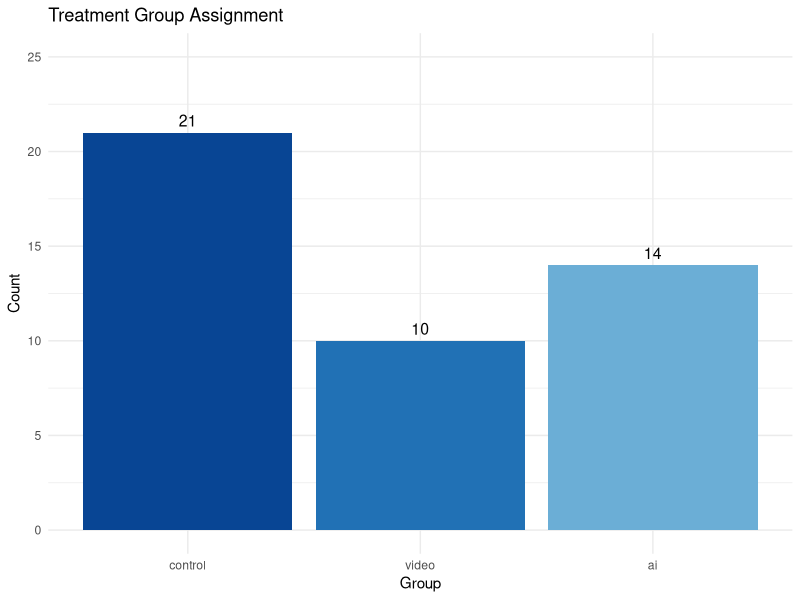
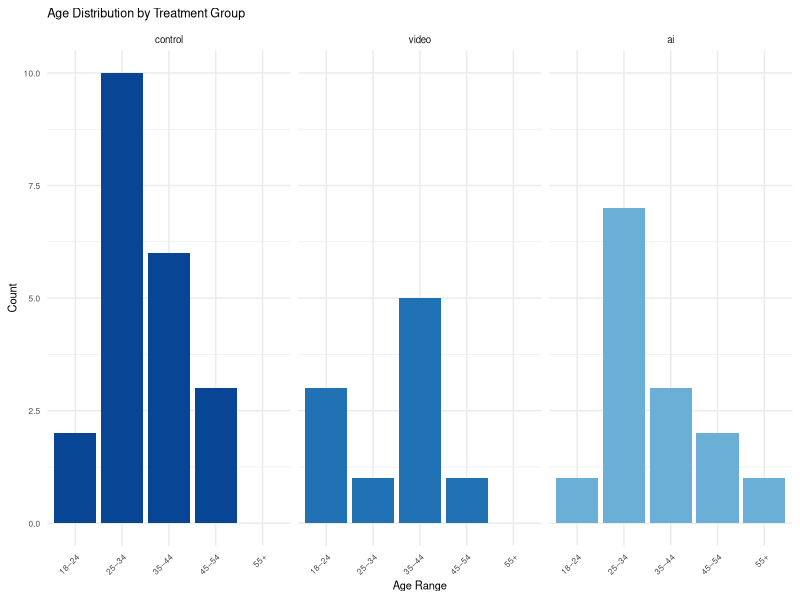
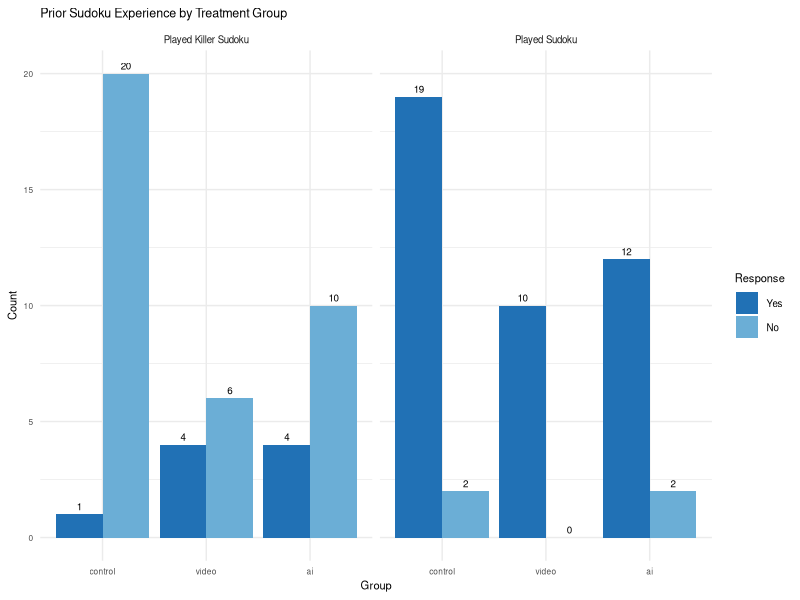
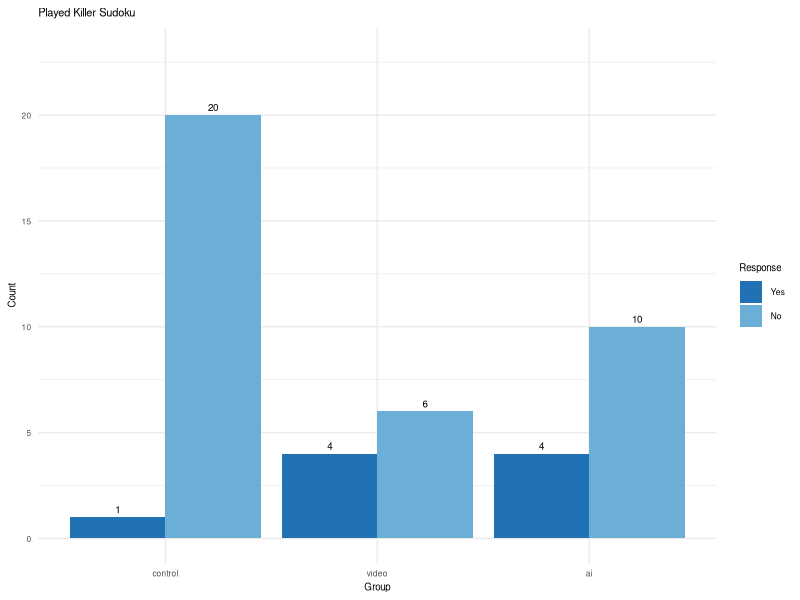
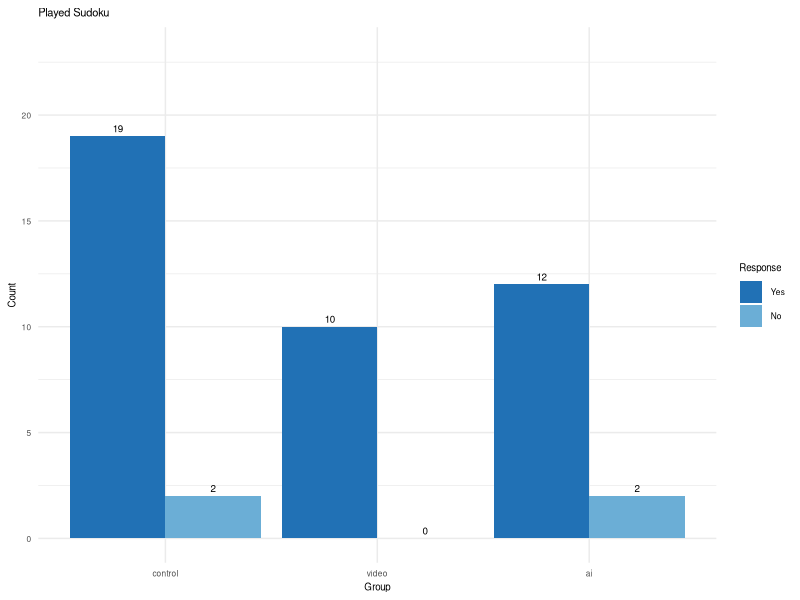
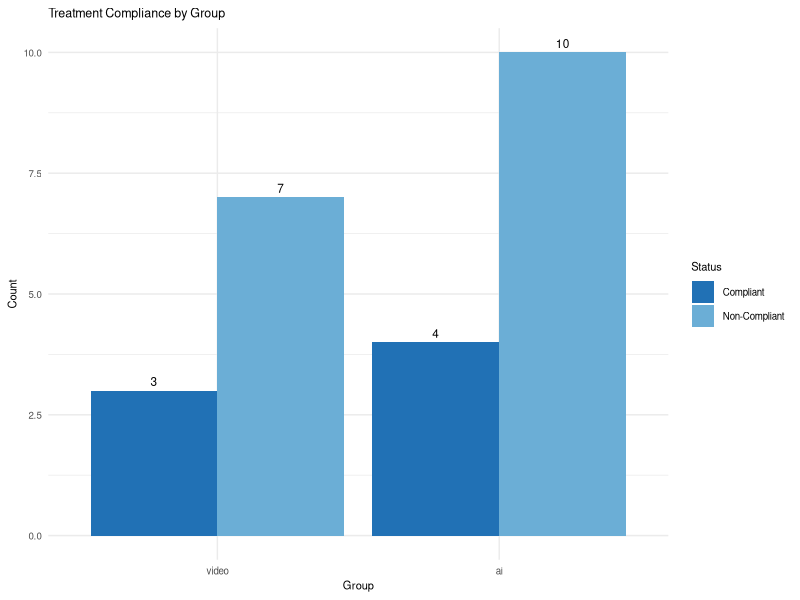
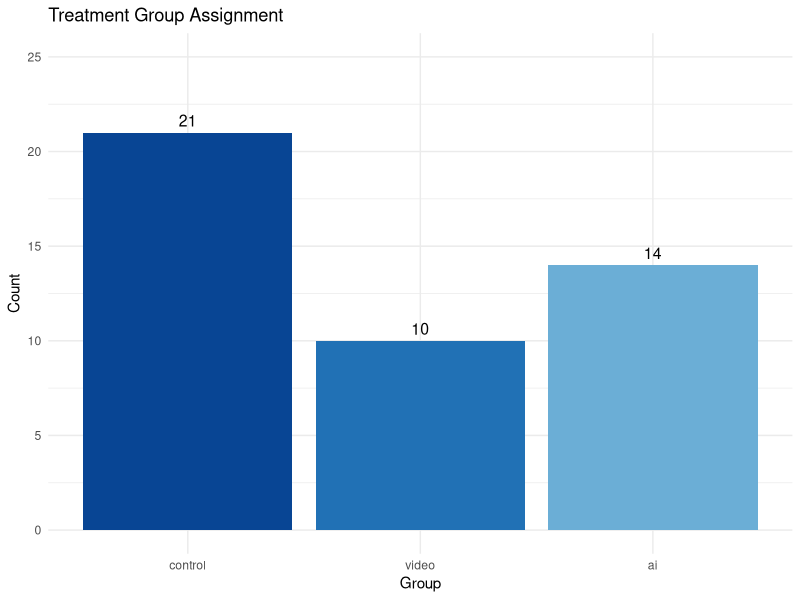
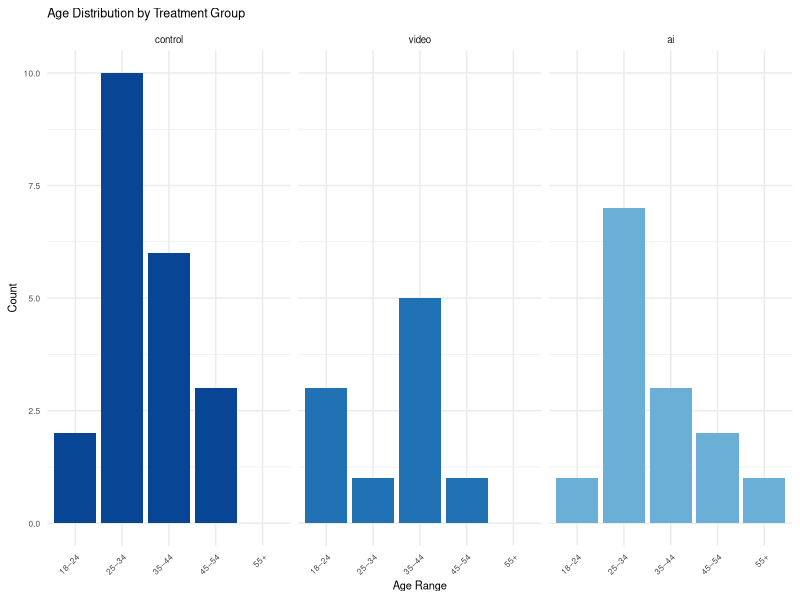

The R source for these figures, in order: (Note: this script raises an error after producing the figures.)
library(dplyr)
library(tidyverse)
library(knitr)
library(readr)
library(ggplot2)

height = 4
width = 3.5

df <- read_csv("./data/raw/killer_sudoku_experiment_raw.csv") |>
  mutate(
    group = factor(group, levels = c("control", "video", "ai")),
    completed = puzzle2Correct == TRUE
  )
  

cov_summary <- df |>
  group_by(group) |>
  summarise(
    N = as.character(n()),
    `Age 18-24 (%)` = as.character(round(mean(ageRange == "18\u201324", na.rm=TRUE)*100, 1)),
    `Age 25-34 (%)` = as.character(round(mean(ageRange == "25\u201334", na.rm=TRUE)*100, 1)),
    `Age 35-44 (%)` = as.character(round(mean(ageRange == "35\u201344", na.rm=TRUE)*100, 1)),
    `Age 45-54 (%)` = as.character(round(mean(ageRange == "45\u201354", na.rm=TRUE)*100, 1)),
    `Age 55+ (%)` = as.character(round(mean(ageRange == "55+", na.rm=TRUE)*100, 1)),
    `Played Sudoku: Yes (%)` = as.character(round(mean(playedSudoku == "Yes", na.rm=TRUE)*100, 1)),
    `Played Killer Sudoku: Yes (%)` = as.character(round(mean(playedKillerSudoku == "Yes", na.rm=TRUE)*100, 1))
  ) |>
  pivot_longer(-group, names_to = "Covariate", values_to = "value") |>
  pivot_wider(names_from = group, values_from = value)

cov_summary

## Summary chart of assignment to treatment group
df |>
  count(group) |>
  ggplot(aes(x = group, y = n, fill = group)) +
  geom_bar(stat = "identity") +
  scale_fill_manual(values = c("control" = "#084594", "video" = "#2171b5", "ai" = "#6baed6")) +
  labs(title = "Treatment Group Assignment", x = "Group", y = "Count") +
  ylim(0, 25) +
  geom_text(aes(label = n), vjust = -0.5, size = 4) +
  theme_minimal() +
  theme(legend.position = "none")

ggsave("./output/group_assignment.png", width = width, height = height, dpi = 300)


## Covariate balance table
## Age distribution - faceted histogram
ggplot(df, aes(x = ageRange, fill = group)) +
  geom_bar(position = "dodge") +
  facet_wrap(~group) +
  scale_fill_manual(values = c("control" = "#084594", "video" = "#2171b5", "ai" = "#6baed6")) +
  labs(title = "Age Distribution by Treatment Group", x = "Age Range", y = "Count") +
  theme_minimal() +
  theme(
    legend.position = "none",
    axis.text.x = element_text(size = 6, angle = 45, hjust = 1),
    axis.text.y = element_text(size = 6),
    axis.title = element_text(size = 8),
    strip.text = element_text(size = 7),
    plot.title = element_text(size = 9)
  )
ggsave("./output/age_distribution.png", width = width, height = height, dpi = 300)

## Previous experience
df |>
  pivot_longer(cols = c(playedSudoku, playedKillerSudoku),
               names_to = "Variable", values_to = "Response") |>
  mutate(Response = factor(Response, levels = c("Yes", "No"))) |>
  mutate(Variable = recode(Variable,
                           "playedSudoku" = "Played Sudoku",
                           "playedKillerSudoku" = "Played Killer Sudoku")) |>
  group_by(group, Variable, Response) |>
  summarise(n = n(), .groups = "drop") |>
  complete(group, Variable, Response, fill = list(n = 0)) |>
  ggplot(aes(x = group, y = n, fill = Response)) +
  geom_bar(stat = "identity", position = "dodge") +
  facet_wrap(~Variable) +
  scale_fill_manual(values = c("Yes" = "#2171b5", "No" = "#6baed6")) +
  labs(title = "Prior Sudoku Experience by Treatment Group", x = "Group", y = "Count") +
  geom_text(aes(label = n), 
            position = position_dodge(width = 0.9), 
            vjust = -0.5, size = 2.5) +
  theme_minimal() +
  theme(
    axis.text.x = element_text(size = 6),
    axis.text.y = element_text(size = 6),
    axis.title = element_text(size = 8),
    strip.text = element_text(size = 7),
    plot.title = element_text(size = 9),
    legend.text = element_text(size = 7),
    legend.title = element_text(size = 8)
  )


## previous experience broken into smaller charts
# Smaller chart - killer sudoku
df |>
  mutate(playedKillerSudoku = factor(playedKillerSudoku, levels = c("Yes", "No"))) |>
  group_by(group, playedKillerSudoku) |>
  summarise(n = n(), .groups = "drop") |>
  complete(group, playedKillerSudoku, fill = list(n = 0)) |>
  ggplot(aes(x = group, y = n, fill = playedKillerSudoku)) +
  geom_bar(stat = "identity", position = "dodge") +
  geom_text(aes(label = n), position = position_dodge(width = 0.9), vjust = -0.5, size = 2.5) +
  scale_fill_manual(values = c("Yes" = "#2171b5", "No" = "#6baed6")) +
  labs(title = "Played Killer Sudoku", x = "Group", y = "Count", fill = "Response") +
  ylim(0, 23) +
  theme_minimal() +
  theme(
    axis.text = element_text(size = 6),
    axis.title = element_text(size = 7),
    plot.title = element_text(size = 8),
    legend.text = element_text(size = 6),
    legend.title = element_text(size = 7)
  )

ggsave("./output/killer_sudoku_exp.png", width = 3.5, height = 2, dpi = 300)

# Smaller chart - Played Sudoku
df |>
  mutate(playedSudoku = factor(playedSudoku, levels = c("Yes", "No"))) |>
  group_by(group, playedSudoku) |>
  summarise(n = n(), .groups = "drop") |>
  complete(group, playedSudoku, fill = list(n = 0)) |>
  ggplot(aes(x = group, y = n, fill = playedSudoku)) +
  geom_bar(stat = "identity", position = "dodge") +
  geom_text(aes(label = n), position = position_dodge(width = 0.9), vjust = -0.5, size = 2.5) +
  scale_fill_manual(values = c("Yes" = "#2171b5", "No" = "#6baed6")) +
  labs(title = "Played Sudoku", x = "Group", y = "Count", fill = "Response") +
  ylim(0, 23) +
  theme_minimal() +
  theme(
    axis.text = element_text(size = 6),
    axis.title = element_text(size = 7),
    plot.title = element_text(size = 8),
    legend.text = element_text(size = 6),
    legend.title = element_text(size = 7)
  )

ggsave("./output/sudoku_exp.png", width = 3.5, height = 2, dpi = 300)


## Compliance check

df <- df |>
  mutate(compliant = case_when(
    group == "video" ~ puzzle1ElapsedSeconds >= 279,
    group == "ai"    ~ aiMessageCount > 0,
    group == "control" ~ NA
  ))

df |>
  filter(group != "control") |>
  group_by(group, compliant) |>
  summarise(n = n(), .groups = "drop") |>
  mutate(compliant = ifelse(compliant, "Compliant", "Non-Compliant")) |>
  ggplot(aes(x = group, y = n, fill = compliant)) +
  geom_bar(stat = "identity", position = "dodge") +
  scale_fill_manual(values = c("Compliant" = "#2171b5", "Non-Compliant" = "#6baed6")) +
  geom_text(aes(label = n), position = position_dodge(width = 0.9), vjust = -0.5, size = 3) +
  labs(title = "Treatment Compliance by Group", x = "Group", y = "Count", fill = "Status") +
  theme_minimal() +
  theme(
    axis.text = element_text(size = 7),
    axis.title = element_text(size = 8),
    plot.title = element_text(size = 9),
    legend.text = element_text(size = 7),
    legend.title = element_text(size = 8)
  )

ggsave("/Users/davidschaaf/MIDS/CausalInference241/mids_241_experiment/output/compliance.png", 
       width = 4.5, height = 3.5, dpi = 300)


## Summary variables for inline code

# Group ns
n_control <- nrow(df |> filter(group == "control"))
n_video   <- nrow(df |> filter(group == "video"))
n_ai      <- nrow(df |> filter(group == "ai"))
n_total   <- nrow(df)

# Age distribution by group (%)
age_pct <- df |>
  group_by(group) |>
  summarise(
    pct_18_24 = round(mean(ageRange == "18–24", na.rm=TRUE)*100, 1),
    pct_25_34 = round(mean(ageRange == "25–34", na.rm=TRUE)*100, 1),
    pct_35_44 = round(mean(ageRange == "35–44", na.rm=TRUE)*100, 1),
    pct_45_54 = round(mean(ageRange == "45–54", na.rm=TRUE)*100, 1),
    pct_55_plus = round(mean(ageRange == "55+",  na.rm=TRUE)*100, 1)
  )

age_control <- age_pct |> filter(group == "control")
age_video   <- age_pct |> filter(group == "video")
age_ai      <- age_pct |> filter(group == "ai")

# Prior experience (%)
exp_pct <- df |>
  group_by(group) |>
  summarise(
    pct_sudoku        = round(mean(playedSudoku == "Yes",       na.rm=TRUE)*100, 1),
    pct_killer_sudoku = round(mean(playedKillerSudoku == "Yes", na.rm=TRUE)*100, 1)
  )

exp_control <- exp_pct |> filter(group == "control")
exp_video   <- exp_pct |> filter(group == "video")
exp_ai      <- exp_pct |> filter(group == "ai")

save(n_control, n_video, n_ai, n_total,
     age_control, age_video, age_ai,
     exp_control, exp_video, exp_ai,
     assigned_control_n, assigned_video_n, assigned_ai_n,
     file = "./data/processed/sudoku_summary.RData")
